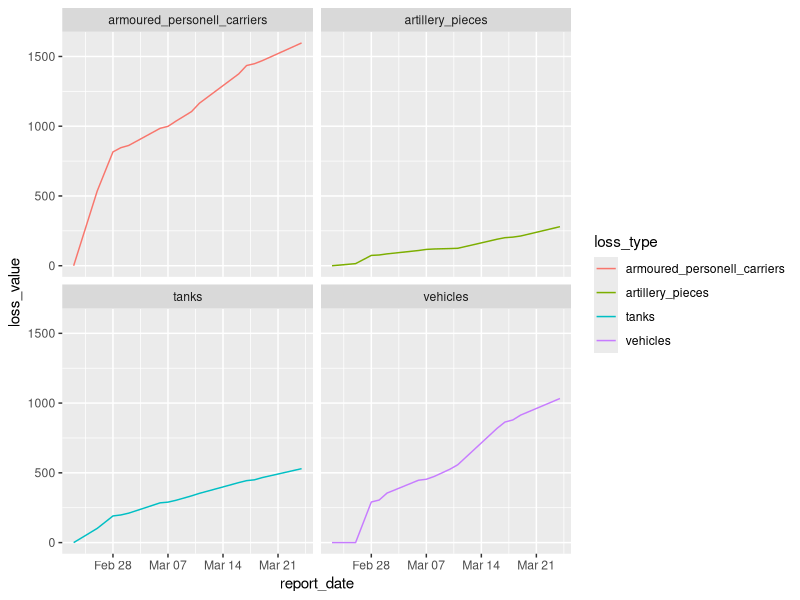
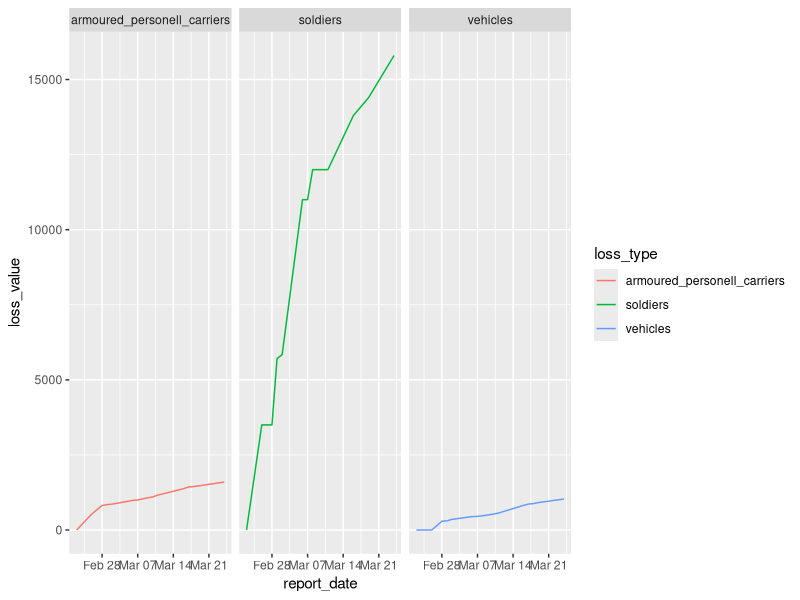
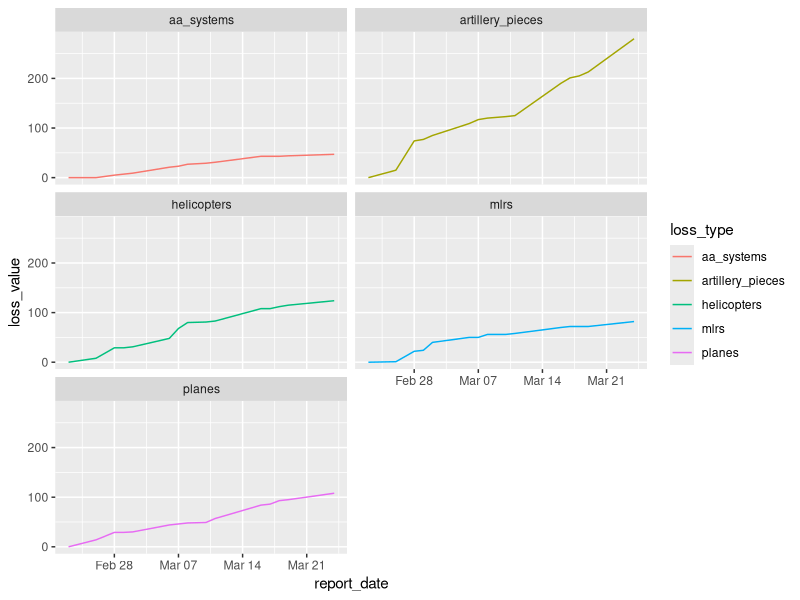
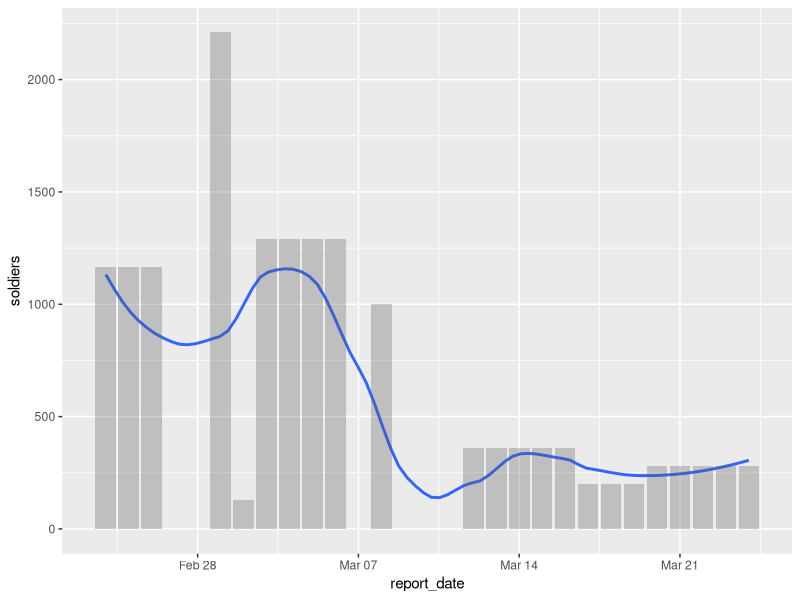
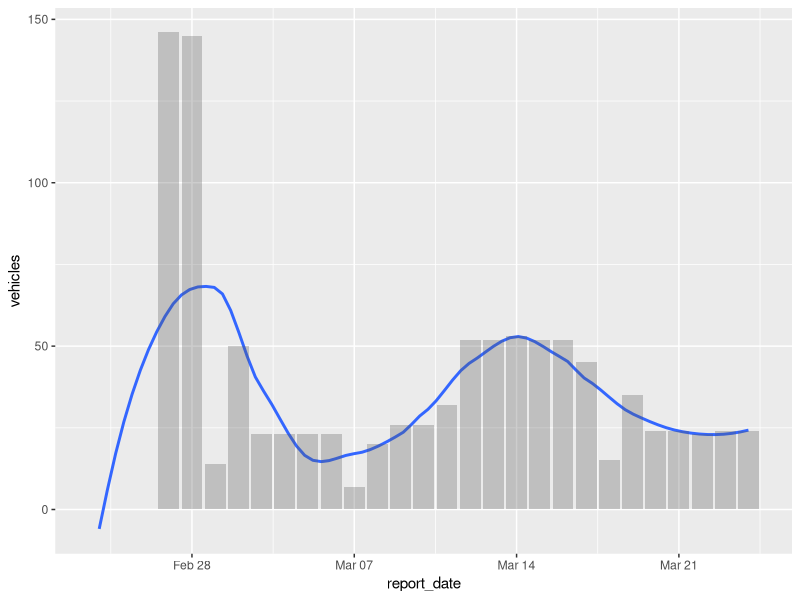
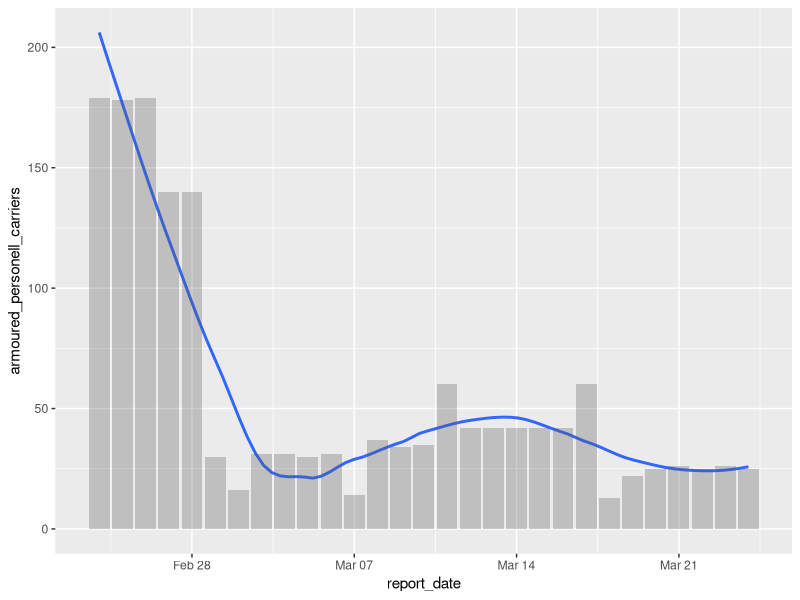
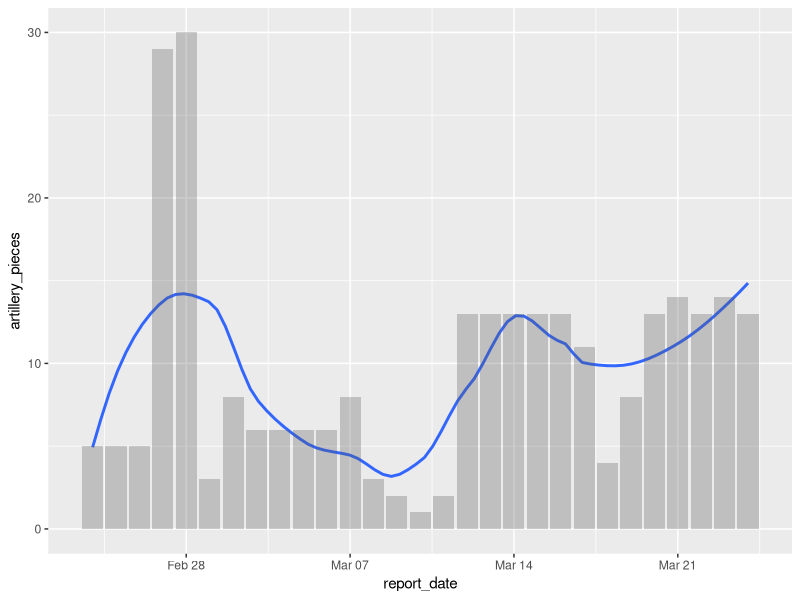
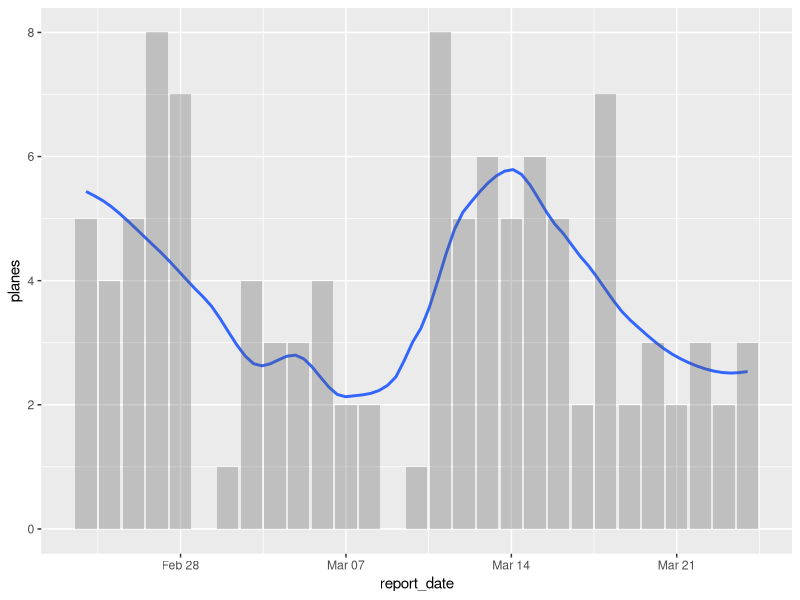

These figures' R source, in order:
## ---- chunk 1
knitr::opts_chunk$set(echo = TRUE)
library(dplyr)
library(ggplot2)
library(forecast)
## ---- chunk 2
russian_losses <- tibble::tribble(
  ~report_date, ~soldiers, ~planes, ~helicopters, ~tanks,  ~artillery_pieces,  
  ~armoured_personell_carriers, ~mlrs, ~boats, ~vehicles, ~fuel_tankers, ~uav, ~aa_systems,
  "2022-02-23", 0, 0, 0, 0, 0, 0, 0, 0, 0, 0, 0, 0,
  "2022-02-26", 3500, 14, 8, 102, 15, 536, 1, 0, 0, 0, 0, 0,
  "2022-02-28", 3500, 29, 29, 191, 74, 816, 22, 0, 291, 60, 3, 5,
  "2022-03-01", 5710, 29, 29, 198, 77, 846, 24, 2, 305, 60, 3, 7,
  "2022-03-02", 5840, 30, 31, 211, 85, 862, 40, 2, 355, 60, 3, 9,
  "2022-03-06", 11000, 44, 48, 285, 109, 985, 50, 2, 447, 60, 4, 21,
  "2022-03-07", 11000, 46, 68, 290, 117, 999, 50, 2, 454, 60, 7, 23,
  "2022-03-08", 12000, 48, 80, 303, 120, 1036, 56, 2, 474, 60, 7, 27,
  "2022-03-10", 12000, 49, 81, 335, 123, 1105, 56, 2, 526, 60, 7, 29,
  "2022-03-11", 12000, 57, 83, 353, 125, 1165, 58, 2, 558, 60, 7, 31,
  "2022-03-16", 13800, 84, 108, 430, 190, 1375, 70, 2, 819, 60, 11, 43,
  "2022-03-17", 14000, 86, 108, 444, 201, 1435, 72, 2, 864, 60, 11, 43,
  "2022-03-18", 14200, 93, 112, 450, 205, 1448, 72, 3, 879, 60, 12, 43,
  "2022-03-19", 14400, 95, 115, 466, 213, 1470, 72, 3, 914, 60, 17, 44,
  "2022-03-24", 15800, 108, 124, 530, 280, 1597, 82, 4, 1033, 72, 50, 47,
  ) %>% 
  mutate(report_date = as.Date(report_date))

campaign_length = as.integer(max(russian_losses$report_date) - min(russian_losses$report_date))
campaign_length_weeks = ceiling(campaign_length / 7)

russian_losses
 
## ---- chunk 3
 
russian_losses %>% 
  filter(report_date == as.character(max(russian_losses$report_date))) %>% 
  select(-report_date) %>% 
  purrr::map_df(.f=function(x) x / campaign_length)
## ---- chunk 4
russian_losses %>% 
  select(report_date, tanks, artillery_pieces, armoured_personell_carriers, vehicles) %>% 
  tidyr::pivot_longer(cols = where(~is.numeric(.x)), names_to="loss_type", values_to="loss_value") %>% 
  ggplot(aes(report_date, loss_value, group=loss_type, colour=loss_type)) +
  geom_line() +
  facet_wrap(~loss_type, ncol = 2)

## ---- chunk 5
russian_losses %>% 
  select(report_date, soldiers, armoured_personell_carriers, vehicles) %>% 
  tidyr::pivot_longer(cols = where(~is.numeric(.x)), names_to="loss_type", values_to="loss_value") %>% 
  ggplot(aes(report_date, loss_value, group=loss_type, colour=loss_type)) +
  geom_line() +
  facet_wrap(~loss_type, ncol = 3)

## ---- chunk 6
russian_losses %>% 
  select(report_date, planes, helicopters, artillery_pieces, mlrs, aa_systems) %>% 
  tidyr::pivot_longer(cols = where(~is.numeric(.x)), names_to="loss_type", values_to="loss_value") %>% 
  ggplot(aes(report_date, loss_value, group=loss_type, colour=loss_type)) +
  geom_line() +
  facet_wrap(~loss_type, ncol = 2)

## ---- chunk 7

russian_losses_all_dates <-
  dplyr::tibble(report_date = min(russian_losses$report_date) + 0:campaign_length) %>%
  left_join(russian_losses, by="report_date")


russian_losses_all_dates
## ---- chunk 8
russian_losses_all_dates <- 
  russian_losses_all_dates %>% 
  mutate(across(where(~is.numeric(.x)), .fns=forecast::na.interp)) %>%
  mutate(across(where(~is.numeric(.x)), .fns=as.numeric)) %>% 
  mutate(across(where(~is.numeric(.x)), .fns=round))

russian_losses_all_dates
## ---- chunk 9
russian_losses_all_dates <- 
  russian_losses_all_dates %>% 
  mutate(campaign_week_number = c(0, rep(1:campaign_length_weeks, each=7)[1:(campaign_length)]))
  
russian_losses_all_dates
## ---- chunk 10
daily_diff <- function(val){
  val - dplyr::lag(val) 
}

rate_plot <- function(df, loss_column){
  
  df %>% 
    select(report_date, {{loss_column}}, campaign_week_number) %>% 
    mutate(across(where(~is.numeric(.x)), .fns=daily_diff)) %>% 
    tidyr::drop_na() %>% 
    ggplot(aes(report_date, {{loss_column}})) +
    geom_smooth(se=FALSE, span=0.5) +
    geom_bar(stat = "identity", alpha = 0.3)
}


rate_plot(russian_losses_all_dates, soldiers)
  

## ---- chunk 11

rate_plot(russian_losses_all_dates, vehicles)

## ---- chunk 12

rate_plot(russian_losses_all_dates, armoured_personell_carriers)

## ---- chunk 13
rate_plot(russian_losses_all_dates, artillery_pieces)

## ---- chunk 14
rate_plot(russian_losses_all_dates, planes)

## ---- chunk 15
rate_plot(russian_losses_all_dates, uav)

## ---- chunk 16
rate_plot(russian_losses_all_dates, helicopters)

